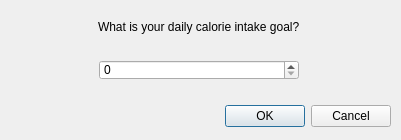
<?xml version="1.0" encoding="UTF-8"?>
<ui version="4.0">
 <class>CalorieGoal</class>
 <widget class="QDialog" name="CalorieGoal">
  <property name="geometry">
   <rect>
    <x>0</x>
    <y>0</y>
    <width>401</width>
    <height>140</height>
   </rect>
  </property>
  <property name="windowTitle">
   <string>Dialog</string>
  </property>
  <widget class="QDialogButtonBox" name="buttonBox">
   <property name="geometry">
    <rect>
     <x>220</x>
     <y>100</y>
     <width>171</width>
     <height>32</height>
    </rect>
   </property>
   <property name="orientation">
    <enum>Qt::Horizontal</enum>
   </property>
   <property name="standardButtons">
    <set>QDialogButtonBox::Cancel|QDialogButtonBox::Ok</set>
   </property>
  </widget>
  <widget class="QWidget" name="verticalLayoutWidget">
   <property name="geometry">
    <rect>
     <x>-1</x>
     <y>-1</y>
     <width>401</width>
     <height>81</height>
    </rect>
   </property>
   <layout class="QVBoxLayout" name="verticalLayout">
    <item alignment="Qt::AlignHCenter">
     <widget class="QLabel" name="label">
      <property name="text">
       <string>What is your daily calorie intake goal?</string>
      </property>
     </widget>
    </item>
    <item alignment="Qt::AlignHCenter">
     <widget class="QSpinBox" name="spinBox">
      <property name="minimumSize">
       <size>
        <width>200</width>
        <height>0</height>
       </size>
      </property>
      <property name="maximumSize">
       <size>
        <width>300</width>
        <height>20</height>
       </size>
      </property>
     </widget>
    </item>
   </layout>
  </widget>
 </widget>
 <resources/>
 <connections>
  <connection>
   <sender>buttonBox</sender>
   <signal>accepted()</signal>
   <receiver>CalorieGoal</receiver>
   <slot>accept()</slot>
   <hints>
    <hint type="sourcelabel">
     <x>248</x>
     <y>254</y>
    </hint>
    <hint type="destinationlabel">
     <x>157</x>
     <y>274</y>
    </hint>
   </hints>
  </connection>
  <connection>
   <sender>buttonBox</sender>
   <signal>rejected()</signal>
   <receiver>CalorieGoal</receiver>
   <slot>reject()</slot>
   <hints>
    <hint type="sourcelabel">
     <x>316</x>
     <y>260</y>
    </hint>
    <hint type="destinationlabel">
     <x>286</x>
     <y>274</y>
    </hint>
   </hints>
  </connection>
 </connections>
</ui>
